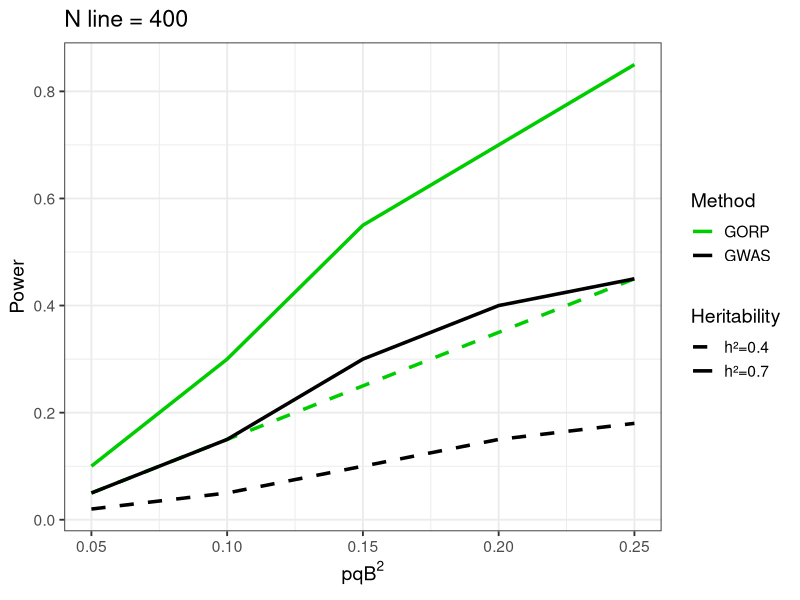

Reproduce this figure in R.
#Load packages
library(ggplot2)
library(dplyr)

#Adapted from Boutchet et.al (2017)
# x-axis: effect size (pqB²)
pqB2 <- c(0.05, 0.10, 0.15, 0.20, 0.25)

# Hypothetical power values for each method & heritability
df <- data.frame(
  pqB2 = rep(pqB2, times = 4),
  Power = c(
    # GWAS h²=0.7
    0.05, 0.15, 0.30, 0.40, 0.45,
    # GORP h²=0.7
    0.10, 0.30, 0.55, 0.70, 0.85,
    # GWAS h²=0.4
    0.02, 0.05, 0.10, 0.15, 0.18,
    # GORP h²=0.4
    0.05, 0.15, 0.25, 0.35, 0.45
  ),
  Method = rep(c("GWAS h2=0.7", "GORP h2=0.7", "GWAS h2=0.4", "GORP h2=0.4"), each = length(pqB2))
)

# Add columns for aesthetic mapping
df <- df %>%
  mutate(
    MethodType = ifelse(grepl("GWAS", Method), "GWAS", "GORP"),
    h2 = ifelse(grepl("0.7", Method), 0.7, 0.4)
  )

# Plot
ggplot(df, aes(x = pqB2, y = Power, color = MethodType, linetype = factor(h2))) +
  geom_line(size = 1.2) +
  scale_color_manual(values = c("GWAS" = "black", "GORP" = "green3")) +
  scale_linetype_manual(values = c("0.7" = "solid", "0.4" = "dashed"),
                        labels = c("h²=0.4", "h²=0.7")) +
  labs(x = expression(pqB^2), y = "Power",
       color = "Method", linetype = "Heritability") +
  theme_bw(base_size = 14) +
  ggtitle("N line = 400")

